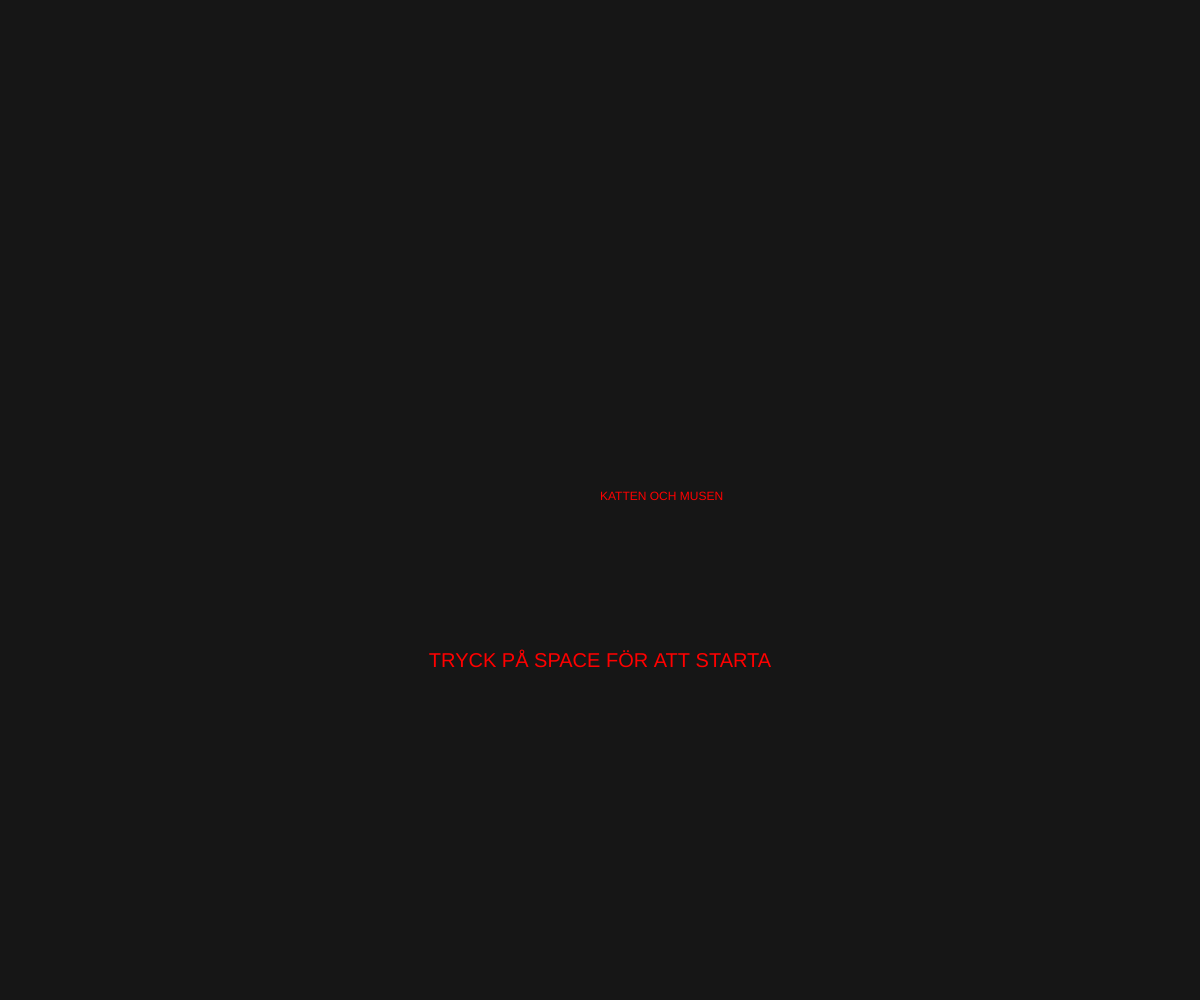
Frame 1 (no input)
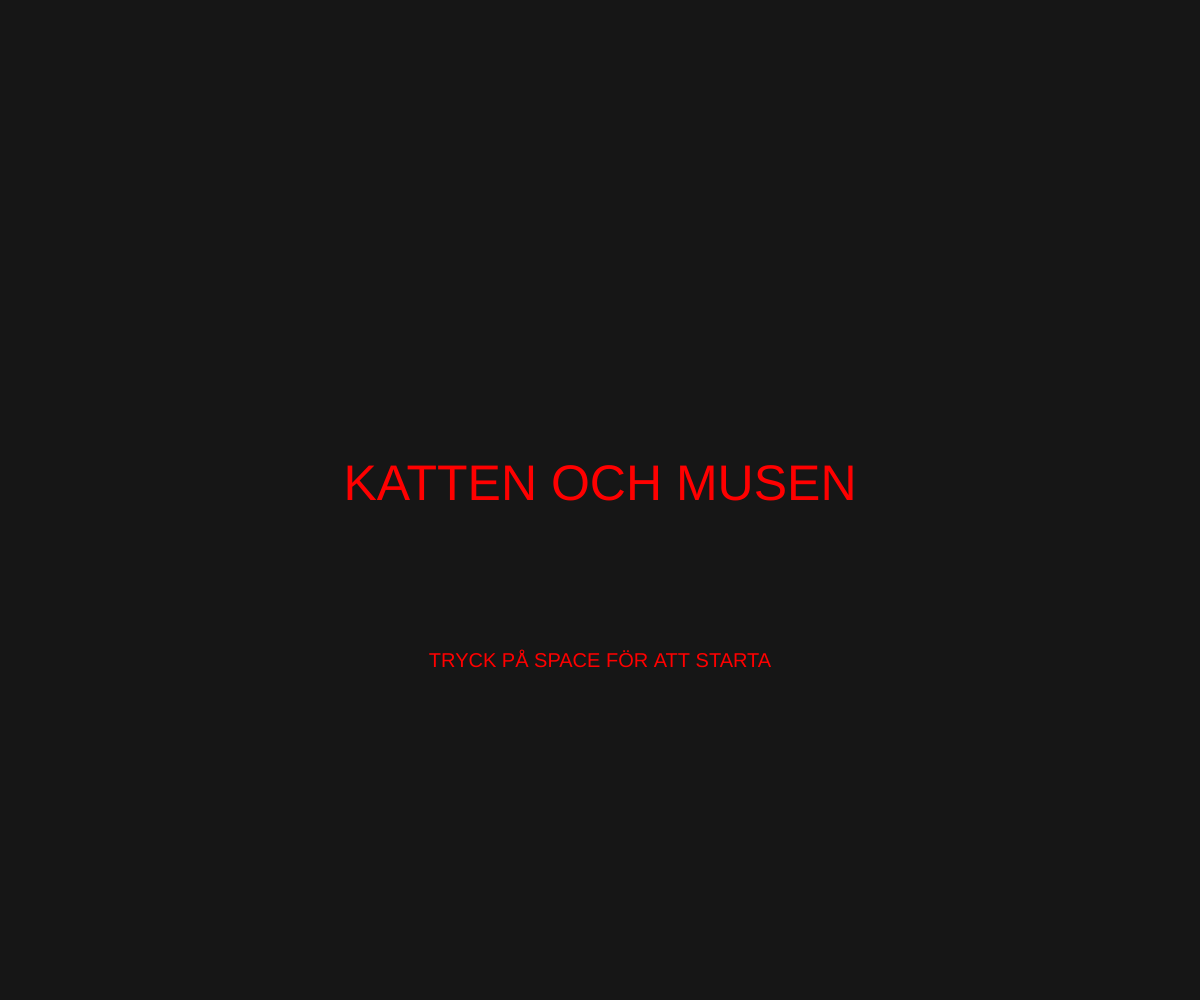
Frame 60 (no input)
Frame 120 (the mouse pressed at the canvas centre since frame 60): identical to frame 60, image omitted

The p5.js sketch that drew these frames (run headless with seeded random() and noise() and a simulated clock; from frame 60 on, the mouse is pressed at the canvas centre):

// p5.js sketch
// ── sketch.js
let catX;
let catY; 
let catSize = 75;
let catSizeNow;

let catColor = "Crimson";
let catColorNow;
let catColorEnlarged = "Red";

// We replace the linear speed with a progress tracker for the ease curve
let shrinkProgress = 1; 
let shrinkDuration = 0.005; // Change this to alter speed (smaller = slower shrink)

let catSpeed = 10;

let mouseSize = 40;
let mouseSpeed = 4;

let catched = false;

let d;

let domainExpCoolDown = 5;
let domainExpSize = 550;

let musX = 0;
let musY = 0;

let gameState = "START";

function setup() {
  createCanvas(windowWidth, windowHeight);


  catX = random(0 , width);
  catY = random(0 , height);

  catSizeNow = catSize;
  catColorNow = catColor;
}

function draw() {
  background(22);

  if (gameState === "START") {
    //Cat
    stroke("white");
    fill(0, 0, 0, 0);
    noStroke();
    circle(catX, catY, catSizeNow);

    fill("red");
    text("KATTEN OCH MUSEN", width / 2, height / 2);
    textSize(20);
    textAlign(CENTER);
    text("TRYCK PÅ SPACE FÖR ATT STARTA", width / 2, 2*height/3);
    textSize(50);

  } else if (gameState === "PLAY") {
    musX = mouseX;
    musY = mouseY;

    catX = constrain(catX, catSize / 2, width - catSize / 2);
    catY = constrain(catY, catSize / 2, height - catSize / 2);

    musX = constrain(musX, mouseSize / 2, width - mouseSize / 2);
    musY = constrain(musY, mouseSize / 2, height - mouseSize / 2);

    if (catched === true) {
      fill("orange");
      textSize(30);
      textAlign(CENTER);
      text("KATTEN FÅNGADE MUSEN!", width / 2, height / 2);
    }

    // --- NEW EASED SHRINKING PART ---
    if (shrinkProgress < 1) {
      catColorNow = catColorEnlarged;
      
      // 1. Advance the timeline progress from 0 to 1
      shrinkProgress += shrinkDuration;
      shrinkProgress = constrain(shrinkProgress, 0, 1);
      
      // 2. Calculate the Ease-Out Quad curve modifier
      let easedT = shrinkProgress * (2 - shrinkProgress);
      
      // 3. Map it smoothly from the peak size down to the original size
      catSizeNow = map(easedT, 0, 1, domainExpSize, catSize);
    } else {
      // Fully reset when the timeline hits 1.0 (100% finished)
      catSizeNow = catSize;
      catColorNow = catColor;
    }
    // ---------------------------------

    if (keyIsDown("a")) {
      catX = catX - catSpeed;
    }
    if (keyIsDown("d")) {
      catX = catX + catSpeed;
    }
    if (keyIsDown("w")) {
      catY = catY - catSpeed;
    }
    if (keyIsDown("s")) {
      catY = catY + catSpeed;
    }

    d = dist(catX, catY, musX, musY);

    if (d < (catSizeNow / 2 + mouseSize / 2)) {
      gameState = "GAMEOVER";
    }

    //Mouse
    fill("white");
    circle(musX, musY, mouseSize);

    //Cat Expansion Range Indicator
    stroke("white");
    fill(0, 0, 0, 0);
    circle(catX, catY, domainExpSize);
    noStroke();

    //Actual Cat
    fill(catColorNow);
    circle(catX, catY, catSizeNow);

  } else if (gameState === "GAMEOVER") {
    text("GAMEOVER", width / 2, height / 2);
  }
}

function keyPressed() {
  if (keyCode === 32) {
    gameState = "PLAY";
  } 

  if (key === "q") {
    // Only trigger if the cat isn't currently mid-shrink
    if (shrinkProgress >= 1) {
      shrinkProgress = 0; // Set timeline progress back to the beginning
    }
  }
}
